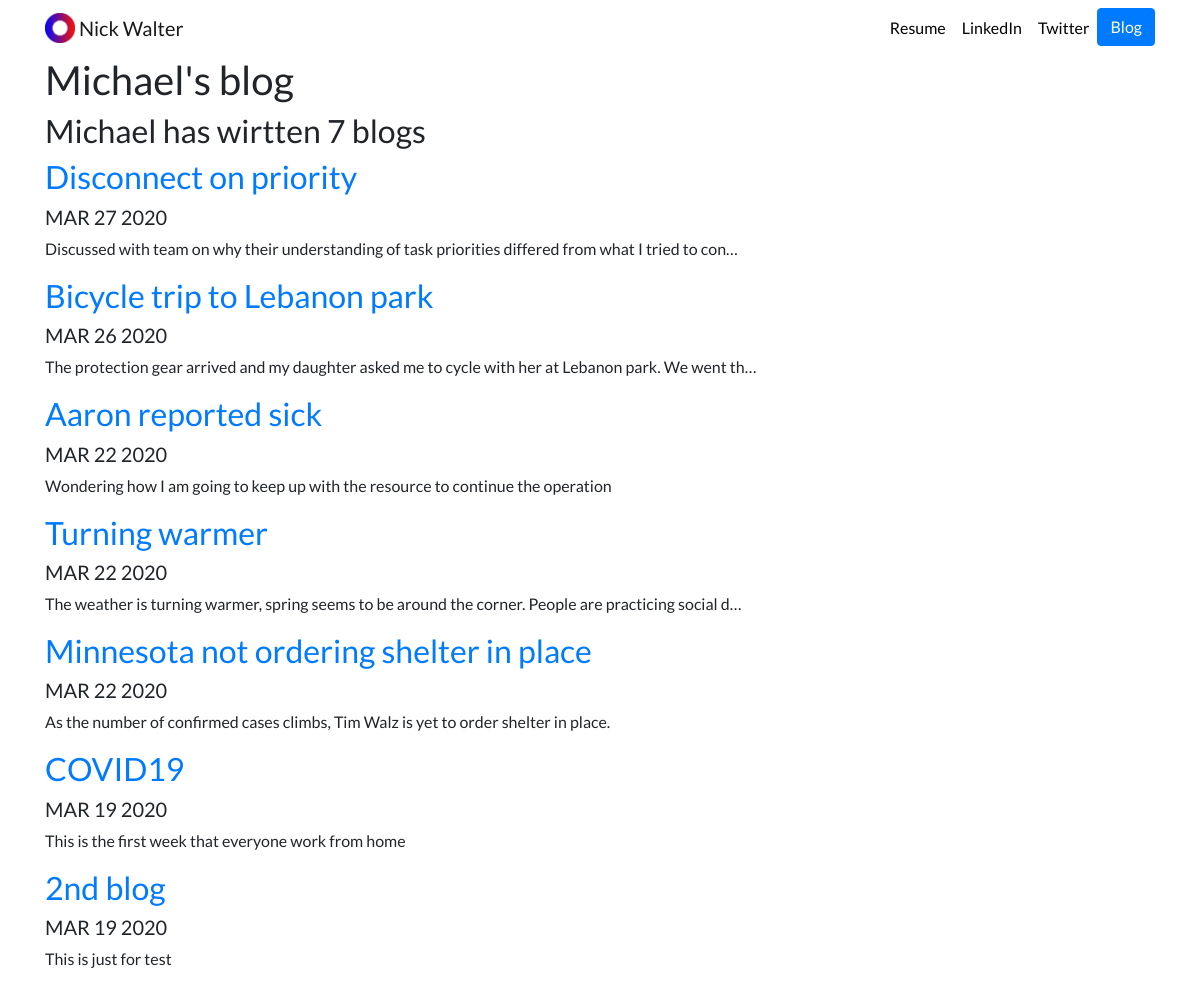
Screenshot of /blog/ with the database file from the repository.
### blog/models.py (models this page shows, shortened)
class Blog(models.Model):
    title = models.CharField(max_length = 100)
    content = models.TextField(max_length = 1500)
    date = models.DateField()

### blog/views.py (the view)
# urls.py: path('', views.allblog, name = 'allblog'),
def allblog(request):
    blogs = Blog.objects.order_by('-date')
    return render(request, 'blog/allblog.html', {'blogs':blogs})

### blog/templates/blog/allblog.html
{% extends "portfolio/base.html" %}
{% load static %}
{% block content %}
<h1>Michael's blog</h1>
<h2> Michael has wirtten {{blogs.count}} blog{{ blogs.count|pluralize }} </h2>
{% for  blog in blogs %}
    <a href = "{% url 'blog:detail' blog.id  %}"><h2>{{blog.title}}</h2></a>
    <h5>{{blog.date|date:'M d Y'|upper }}</h5>
    <p>{{blog.content | truncatechars:100}}</p>
{% endfor %}
{% endblock %}

### portfolio/templates/portfolio/base.html (shortened to what this page needs)
{% load static %}
<!doctype html>
<html lang="en">
<head>
  <link rel="stylesheet" href="https://stackpath.bootstrapcdn.com/bootstrap/4.4.1/css/bootstrap.min.css">
  <link rel="stylesheet" href="{% static "portfolio/custom.css" %}">
</head>
<body>
  <nav id="topNav" class="navbar navbar-expand-md navbar-light">
    <div class="container">
      <a class="navbar-brand" href="{% url 'home' %}">
        <img src="{% static "portfolio/Logo.png" %}" width="30" height="30" class="d-inline-block align-top" alt="Nick's Logo">
        <span>Nick Walter</span>
      </a>
      <div class="collapse navbar-collapse text-center" id="navbarNav">
        <ul class="navbar-nav ml-auto">
          <li class="nav-item">
            <a class="nav-link" href="{% static " portfolio/resume.pdf" %}">Resume</a>
          </li>
          <li class="nav-item">
            <a class="nav-link" href="https://www.linkedin.com/in/nick-walter/" target="_blank">LinkedIn</a>
          </li>
          <li class="nav-item">
            <a class="nav-link" href="https://twitter.com/ZappyCode" target="_blank">Twitter</a>
          </li>
          <li>
            <a role="button" href="{% url 'blog:allblog' %}" class="btn btn-primary">Blog</a>
          </li>
        </ul>
      </div>
    </div>
  </nav>
  <div class="container">
    {% block content %}{% endblock %}
  </div>
</body>
</html>

### portfolio/static/portfolio/custom.css (style rules this page uses)
.navbar-nav .nav-link { color: rgba(0,0,0,1) !important; }
body { font-family: 'Lato', sans-serif; }

### rows the page displays
Blog: title "Disconnect on priority", date "MAR 27 2020", content "Discussed with team on why their understanding of task priorities differed from what I tried to con…"
Blog: title "Bicycle trip to Lebanon park", date "MAR 26 2020", content "The protection gear arrived and my daughter asked me to cycle with her at Lebanon park. We went th…"
Blog: title "Aaron reported sick", date "MAR 22 2020", content "Wondering how I am going to keep up with the resource to continue the operation"
Blog: title "Turning warmer", date "MAR 22 2020", content "The weather is turning warmer, spring seems to be around the corner. People are practicing social d…"
Blog: title "Minnesota not ordering shelter in place", date "MAR 22 2020", content "As the number of confirmed cases climbs, Tim Walz is yet to order shelter in place."
Blog: title "COVID19", date "MAR 19 2020", content "This is the first week that everyone work from home"
Blog: title "2nd blog", date "MAR 19 2020", content "This is just for test"

### other values shown
{{ blogs.count }} "7"
